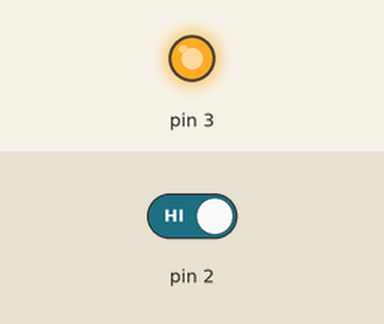
Simulated run of this sketch. Board: Arduino Uno, built with avr-gcc and run on an emulated ATmega328P. Parts: output pins drawn as LEDs (lit = HIGH). Dashed ring = blinking. Inputs (shaded band) come from the test bench; at power-on: pin 2 HIGH.

Above: at 1.2 s.
1.3 s: pin 2 driven LOW
At 2.4 s:
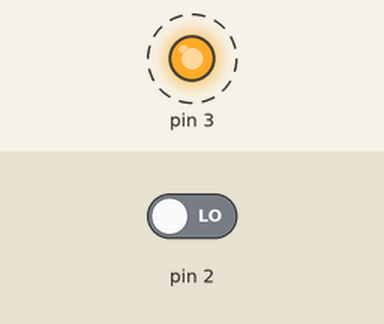
4.3 s: pin 2 driven HIGH
At 4.8 s:
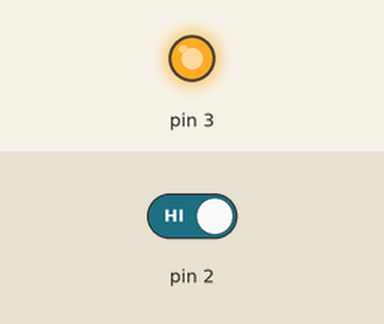
Timing chart, 0 to 7.3 s (numbered marks = the images above; inputs shaded):
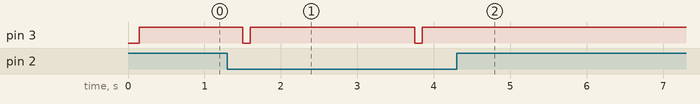

Measured:
- after the input at 1.3 s, pin 3: alternates HIGH for 2.2 s and LOW for 0.10 s, starting after 0.20 s
- after the input at 4.3 s, pin 3: stops changing and stays HIGH

The sketch:

Tatsh.ino
```cpp
void setup() {
pinMode(2,INPUT);
pinMode(3,OUTPUT);
Serial.begin(9600);

}
void loop() {
  int value1=digitalRead(2);
  delay(75) ;
  int value2=digitalRead(2);
  delay(75) ;
  if(value1==0&&value2==0)
  {
  digitalWrite(3,LOW);
  delay(100);
   digitalWrite(3,HIGH);
   delay(2000);
  }
  else{
   digitalWrite(3,HIGH);
   }
}
```
